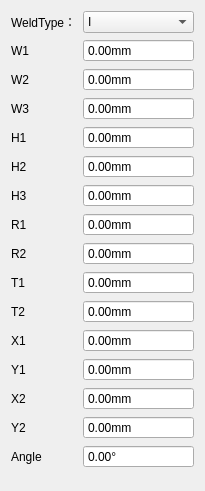
<?xml version="1.0" encoding="UTF-8"?>
<ui version="4.0">
 <class>WeldPropertiesWidget</class>
 <widget class="QWidget" name="WeldPropertiesWidget">
  <property name="geometry">
   <rect>
    <x>0</x>
    <y>0</y>
    <width>205</width>
    <height>491</height>
   </rect>
  </property>
  <property name="windowTitle">
   <string>Form</string>
  </property>
  <layout class="QFormLayout" name="formLayout_2">
   <property name="sizeConstraint">
    <enum>QLayout::SetDefaultConstraint</enum>
   </property>
   <property name="verticalSpacing">
    <number>6</number>
   </property>
   <item row="0" column="0">
    <widget class="QLabel" name="weldTypeLabel">
     <property name="text">
      <string>WeldType：</string>
     </property>
    </widget>
   </item>
   <item row="0" column="1">
    <widget class="QComboBox" name="weldTypeComboBox">
     <property name="sizePolicy">
      <sizepolicy hsizetype="Expanding" vsizetype="Fixed">
       <horstretch>0</horstretch>
       <verstretch>0</verstretch>
      </sizepolicy>
     </property>
     <item>
      <property name="text">
       <string>I</string>
      </property>
     </item>
     <item>
      <property name="text">
       <string>V</string>
      </property>
     </item>
     <item>
      <property name="text">
       <string>U</string>
      </property>
     </item>
     <item>
      <property name="text">
       <string>VY</string>
      </property>
     </item>
     <item>
      <property name="text">
       <string>V V</string>
      </property>
     </item>
     <item>
      <property name="text">
       <string>U U</string>
      </property>
     </item>
     <item>
      <property name="text">
       <string>UV</string>
      </property>
     </item>
     <item>
      <property name="text">
       <string>TKY</string>
      </property>
     </item>
    </widget>
   </item>
   <item row="1" column="0">
    <widget class="QLabel" name="W1Label">
     <property name="text">
      <string>W1</string>
     </property>
    </widget>
   </item>
   <item row="2" column="0">
    <widget class="QLabel" name="W2Label">
     <property name="text">
      <string>W2</string>
     </property>
    </widget>
   </item>
   <item row="3" column="0">
    <widget class="QLabel" name="W3Label">
     <property name="text">
      <string>W3</string>
     </property>
    </widget>
   </item>
   <item row="4" column="0">
    <widget class="QLabel" name="H1Label">
     <property name="text">
      <string>H1</string>
     </property>
    </widget>
   </item>
   <item row="5" column="0">
    <widget class="QLabel" name="H2Label">
     <property name="text">
      <string>H2</string>
     </property>
    </widget>
   </item>
   <item row="6" column="0">
    <widget class="QLabel" name="H3Label">
     <property name="text">
      <string>H3</string>
     </property>
    </widget>
   </item>
   <item row="7" column="0">
    <widget class="QLabel" name="R1Label">
     <property name="text">
      <string>R1</string>
     </property>
    </widget>
   </item>
   <item row="8" column="0">
    <widget class="QLabel" name="R2Label">
     <property name="text">
      <string>R2</string>
     </property>
    </widget>
   </item>
   <item row="1" column="1">
    <widget class="QDoubleSpinBox" name="W1DoubleSpinBox">
     <property name="sizePolicy">
      <sizepolicy hsizetype="Expanding" vsizetype="Fixed">
       <horstretch>0</horstretch>
       <verstretch>0</verstretch>
      </sizepolicy>
     </property>
     <property name="buttonSymbols">
      <enum>QAbstractSpinBox::NoButtons</enum>
     </property>
     <property name="specialValueText">
      <string/>
     </property>
     <property name="prefix">
      <string/>
     </property>
     <property name="suffix">
      <string>mm</string>
     </property>
     <property name="maximum">
      <double>499.990000000000009</double>
     </property>
    </widget>
   </item>
   <item row="2" column="1">
    <widget class="QDoubleSpinBox" name="W2DoubleSpinBox">
     <property name="sizePolicy">
      <sizepolicy hsizetype="Expanding" vsizetype="Fixed">
       <horstretch>0</horstretch>
       <verstretch>0</verstretch>
      </sizepolicy>
     </property>
     <property name="buttonSymbols">
      <enum>QAbstractSpinBox::NoButtons</enum>
     </property>
     <property name="suffix">
      <string>mm</string>
     </property>
     <property name="maximum">
      <double>499.990000000000009</double>
     </property>
    </widget>
   </item>
   <item row="3" column="1">
    <widget class="QDoubleSpinBox" name="W3DoubleSpinBox">
     <property name="sizePolicy">
      <sizepolicy hsizetype="Expanding" vsizetype="Fixed">
       <horstretch>0</horstretch>
       <verstretch>0</verstretch>
      </sizepolicy>
     </property>
     <property name="buttonSymbols">
      <enum>QAbstractSpinBox::NoButtons</enum>
     </property>
     <property name="suffix">
      <string>mm</string>
     </property>
     <property name="maximum">
      <double>499.990000000000009</double>
     </property>
    </widget>
   </item>
   <item row="4" column="1">
    <widget class="QDoubleSpinBox" name="H1DoubleSpinBox">
     <property name="sizePolicy">
      <sizepolicy hsizetype="Expanding" vsizetype="Fixed">
       <horstretch>0</horstretch>
       <verstretch>0</verstretch>
      </sizepolicy>
     </property>
     <property name="buttonSymbols">
      <enum>QAbstractSpinBox::NoButtons</enum>
     </property>
     <property name="suffix">
      <string>mm</string>
     </property>
     <property name="maximum">
      <double>499.990000000000009</double>
     </property>
    </widget>
   </item>
   <item row="5" column="1">
    <widget class="QDoubleSpinBox" name="H2DoubleSpinBox">
     <property name="sizePolicy">
      <sizepolicy hsizetype="Expanding" vsizetype="Fixed">
       <horstretch>0</horstretch>
       <verstretch>0</verstretch>
      </sizepolicy>
     </property>
     <property name="buttonSymbols">
      <enum>QAbstractSpinBox::NoButtons</enum>
     </property>
     <property name="suffix">
      <string>mm</string>
     </property>
     <property name="maximum">
      <double>499.990000000000009</double>
     </property>
    </widget>
   </item>
   <item row="6" column="1">
    <widget class="QDoubleSpinBox" name="H3DoubleSpinBox">
     <property name="sizePolicy">
      <sizepolicy hsizetype="Expanding" vsizetype="Fixed">
       <horstretch>0</horstretch>
       <verstretch>0</verstretch>
      </sizepolicy>
     </property>
     <property name="buttonSymbols">
      <enum>QAbstractSpinBox::NoButtons</enum>
     </property>
     <property name="suffix">
      <string>mm</string>
     </property>
     <property name="maximum">
      <double>499.990000000000009</double>
     </property>
    </widget>
   </item>
   <item row="7" column="1">
    <widget class="QDoubleSpinBox" name="R1DoubleSpinBox">
     <property name="sizePolicy">
      <sizepolicy hsizetype="Expanding" vsizetype="Fixed">
       <horstretch>0</horstretch>
       <verstretch>0</verstretch>
      </sizepolicy>
     </property>
     <property name="buttonSymbols">
      <enum>QAbstractSpinBox::NoButtons</enum>
     </property>
     <property name="suffix">
      <string>mm</string>
     </property>
     <property name="maximum">
      <double>499.990000000000009</double>
     </property>
    </widget>
   </item>
   <item row="8" column="1">
    <widget class="QDoubleSpinBox" name="R2DoubleSpinBox">
     <property name="sizePolicy">
      <sizepolicy hsizetype="Expanding" vsizetype="Fixed">
       <horstretch>0</horstretch>
       <verstretch>0</verstretch>
      </sizepolicy>
     </property>
     <property name="wrapping">
      <bool>false</bool>
     </property>
     <property name="alignment">
      <set>Qt::AlignLeading|Qt::AlignLeft|Qt::AlignVCenter</set>
     </property>
     <property name="readOnly">
      <bool>false</bool>
     </property>
     <property name="buttonSymbols">
      <enum>QAbstractSpinBox::NoButtons</enum>
     </property>
     <property name="specialValueText">
      <string/>
     </property>
     <property name="prefix">
      <string/>
     </property>
     <property name="suffix">
      <string comment="dd" extracomment="mm">mm</string>
     </property>
     <property name="maximum">
      <double>499.990000000000009</double>
     </property>
    </widget>
   </item>
   <item row="9" column="0">
    <widget class="QLabel" name="T1Label">
     <property name="text">
      <string>T1</string>
     </property>
    </widget>
   </item>
   <item row="10" column="0">
    <widget class="QLabel" name="T2Label">
     <property name="text">
      <string>T2</string>
     </property>
    </widget>
   </item>
   <item row="11" column="0">
    <widget class="QLabel" name="X1Label">
     <property name="text">
      <string>X1</string>
     </property>
    </widget>
   </item>
   <item row="12" column="0">
    <widget class="QLabel" name="Y1Label">
     <property name="text">
      <string>Y1</string>
     </property>
    </widget>
   </item>
   <item row="13" column="0">
    <widget class="QLabel" name="X2Label">
     <property name="text">
      <string>X2</string>
     </property>
    </widget>
   </item>
   <item row="14" column="0">
    <widget class="QLabel" name="Y2Label">
     <property name="text">
      <string>Y2</string>
     </property>
    </widget>
   </item>
   <item row="15" column="0">
    <widget class="QLabel" name="angleLabel">
     <property name="text">
      <string>Angle</string>
     </property>
    </widget>
   </item>
   <item row="9" column="1">
    <widget class="QDoubleSpinBox" name="T1DoubleSpinBox">
     <property name="sizePolicy">
      <sizepolicy hsizetype="Expanding" vsizetype="Fixed">
       <horstretch>0</horstretch>
       <verstretch>0</verstretch>
      </sizepolicy>
     </property>
     <property name="buttonSymbols">
      <enum>QAbstractSpinBox::NoButtons</enum>
     </property>
     <property name="accelerated">
      <bool>false</bool>
     </property>
     <property name="keyboardTracking">
      <bool>true</bool>
     </property>
     <property name="suffix">
      <string>mm</string>
     </property>
     <property name="maximum">
      <double>499.990000000000009</double>
     </property>
    </widget>
   </item>
   <item row="10" column="1">
    <widget class="QDoubleSpinBox" name="T2DoubleSpinBox">
     <property name="sizePolicy">
      <sizepolicy hsizetype="Expanding" vsizetype="Fixed">
       <horstretch>0</horstretch>
       <verstretch>0</verstretch>
      </sizepolicy>
     </property>
     <property name="buttonSymbols">
      <enum>QAbstractSpinBox::NoButtons</enum>
     </property>
     <property name="suffix">
      <string>mm</string>
     </property>
     <property name="maximum">
      <double>499.990000000000009</double>
     </property>
    </widget>
   </item>
   <item row="11" column="1">
    <widget class="QDoubleSpinBox" name="X1DoubleSpinBox">
     <property name="sizePolicy">
      <sizepolicy hsizetype="Expanding" vsizetype="Fixed">
       <horstretch>0</horstretch>
       <verstretch>0</verstretch>
      </sizepolicy>
     </property>
     <property name="buttonSymbols">
      <enum>QAbstractSpinBox::NoButtons</enum>
     </property>
     <property name="suffix">
      <string>mm</string>
     </property>
     <property name="maximum">
      <double>499.990000000000009</double>
     </property>
    </widget>
   </item>
   <item row="12" column="1">
    <widget class="QDoubleSpinBox" name="Y1DoubleSpinBox">
     <property name="sizePolicy">
      <sizepolicy hsizetype="Expanding" vsizetype="Fixed">
       <horstretch>0</horstretch>
       <verstretch>0</verstretch>
      </sizepolicy>
     </property>
     <property name="buttonSymbols">
      <enum>QAbstractSpinBox::NoButtons</enum>
     </property>
     <property name="suffix">
      <string>mm</string>
     </property>
     <property name="maximum">
      <double>499.990000000000009</double>
     </property>
    </widget>
   </item>
   <item row="13" column="1">
    <widget class="QDoubleSpinBox" name="X2DoubleSpinBox">
     <property name="sizePolicy">
      <sizepolicy hsizetype="Expanding" vsizetype="Fixed">
       <horstretch>0</horstretch>
       <verstretch>0</verstretch>
      </sizepolicy>
     </property>
     <property name="buttonSymbols">
      <enum>QAbstractSpinBox::NoButtons</enum>
     </property>
     <property name="suffix">
      <string>mm</string>
     </property>
     <property name="maximum">
      <double>499.990000000000009</double>
     </property>
    </widget>
   </item>
   <item row="14" column="1">
    <widget class="QDoubleSpinBox" name="Y2DoubleSpinBox">
     <property name="sizePolicy">
      <sizepolicy hsizetype="Expanding" vsizetype="Fixed">
       <horstretch>0</horstretch>
       <verstretch>0</verstretch>
      </sizepolicy>
     </property>
     <property name="buttonSymbols">
      <enum>QAbstractSpinBox::NoButtons</enum>
     </property>
     <property name="suffix">
      <string>mm</string>
     </property>
     <property name="maximum">
      <double>499.990000000000009</double>
     </property>
    </widget>
   </item>
   <item row="15" column="1">
    <widget class="QDoubleSpinBox" name="angleDoubleSpinBox">
     <property name="sizePolicy">
      <sizepolicy hsizetype="Expanding" vsizetype="Fixed">
       <horstretch>0</horstretch>
       <verstretch>0</verstretch>
      </sizepolicy>
     </property>
     <property name="buttonSymbols">
      <enum>QAbstractSpinBox::NoButtons</enum>
     </property>
     <property name="suffix">
      <string>°</string>
     </property>
     <property name="maximum">
      <double>180.000000000000000</double>
     </property>
    </widget>
   </item>
  </layout>
 </widget>
 <resources/>
 <connections/>
</ui>
